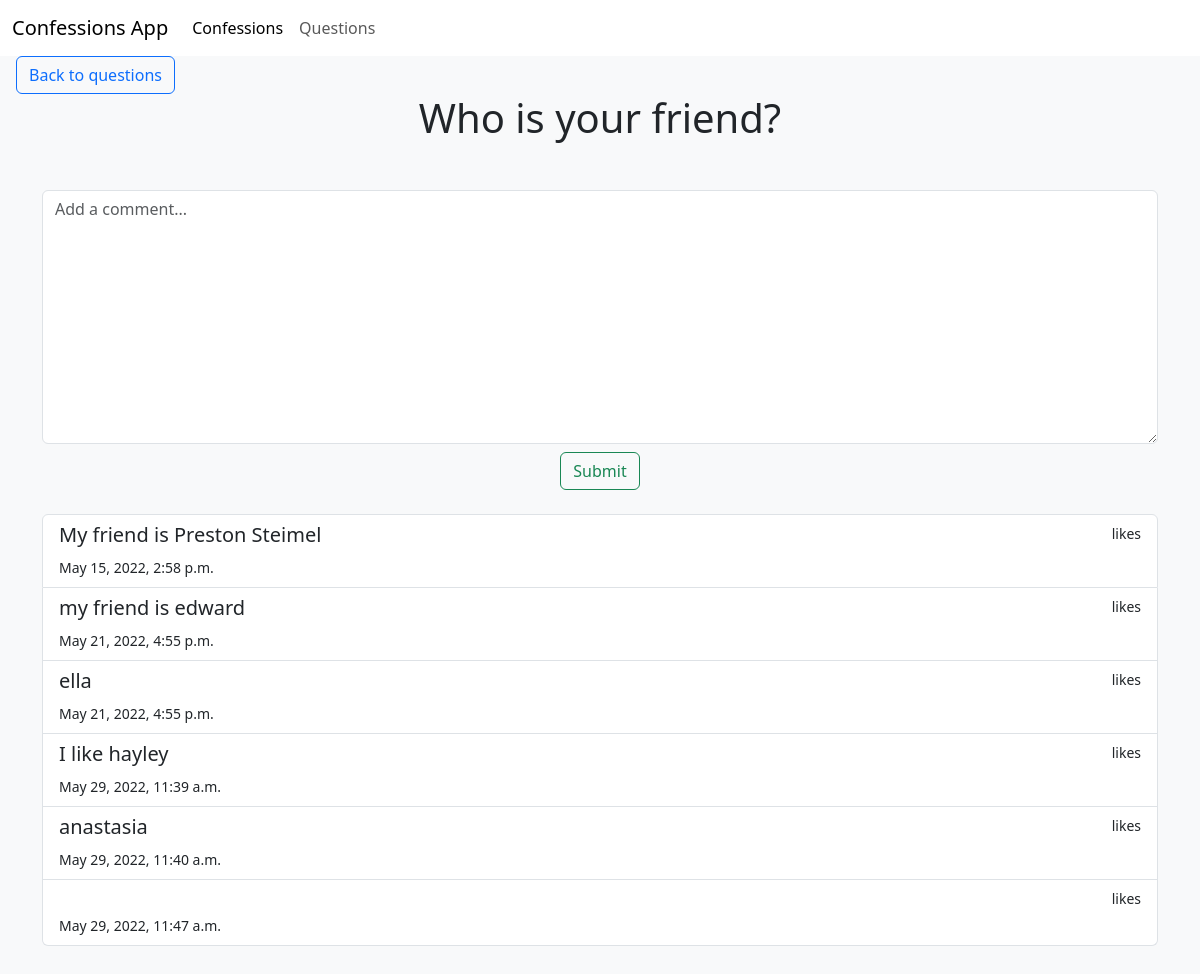
The app's page /question/1/ (signed in) with its own data.
### ConfessionsApp/models.py (models this page shows, shortened)
class Question(models.Model):
    CATEGORIES = [
        ('CMPLN', 'Complaint'),
        ('FMLY', 'Family'),
        ('FRNDS', 'Friends'),
        ('HBBS', 'Hobbies'),
        ('LV', 'Love'),
        ('OTHR', 'Other'),
        ('SCHL', 'School'),
        ('SPRTS', 'Sports'),
    ]
    category = models.CharField(max_length=10, choices=CATEGORIES)
    owner = models.ForeignKey(User, on_delete=models.CASCADE)
    question_text = models.CharField(max_length=255)
    date = models.DateTimeField(auto_now=True)
    @property
    def posts(self):
        return self.post_set.all()

class Post(models.Model):
    owner = models.ForeignKey(User, on_delete=models.CASCADE)
    question = models.ForeignKey(Question, on_delete=models.CASCADE)
    post_text = models.CharField(max_length=255)
    date = models.DateTimeField(auto_now=True)

### ConfessionsApp/views.py (the view, shortened to what this page needs)
# urls.py: path("question/<int:q_id>/", views.question, name="question"),
def question(request, q_id):
    if request.method != "POST":
        question = Question.objects.get(id=q_id)
        Posts = Post.objects.filter(question=question)
        context = {
            "Question": question,
            "Posts": Posts,
        }
        return render(request, "ConfessionsApp/question.html", context)

### ConfessionsApp/templates/ConfessionsApp/question.html (shortened to what this page needs)
{%extends 'ConfessionsApp/base.html'%}
{%load bootstrap_icons%}
{%load static%}
{%block content%}
<div class="ms-3">
  <a href="{%url 'ConfessionsApp:questions'%}" class="btn btn-outline-primary">Back to questions</a>
</div>
<div class="container text-center">
  <h1>{{Question.question_text}}</h1>
</div>
<div class="container my-5">
  <form method="POST" class="text-center my-4">
    {%if user.is_authenticated%}
    <textarea name="post-input" cols="10" rows="10" class="form-control" placeholder="Add a comment..."></textarea>
    <input type="submit" id="submitBtn" class="btn btn-outline-success mt-2">
    {%else%}
    <textarea name="post-input" cols="10" rows="10" class="form-control" placeholder="Login or Sign up!" disabled></textarea>
    <input type="submit" id="submitBtn" class="btn btn-outline-success mt-2" disabled>
    {%endif%}
  </form>
  <div class="list-group">
    {% for post in Question.posts %}
    <a href="#" class="list-group-item list-group-item-action">
      <div class="d-flex w-100 justify-content-between">
        <h5 class="mb-1">{{post.post_text}}</h5>
        <small>{{post.num_likes}} likes</small>
      </div>
      <small>{{post.date}}</small>
    </a>
    {% endfor %}
  </div>
{%endblock content%}

### records on screen
Question: question_text "Who is your friend?"
Post: post_text "My friend is Preston Steimel", date "May 15, 2022, 2:58 p.m."
Post: post_text "my friend is edward", date "May 21, 2022, 4:55 p.m."
Post: post_text "ella", date "May 21, 2022, 4:55 p.m."
Post: post_text "I like hayley", date "May 29, 2022, 11:39 a.m."
Post: post_text "anastasia", date "May 29, 2022, 11:40 a.m."
Post: date "May 29, 2022, 11:47 a.m."
